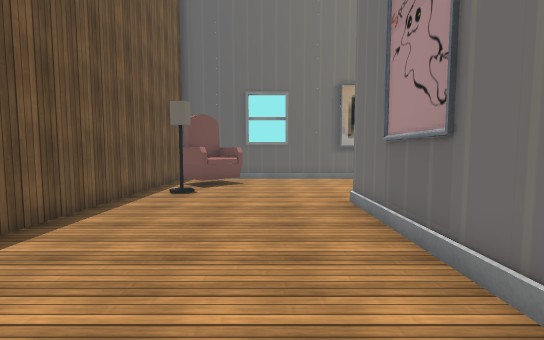
view 1 (above)

16 first-person views from a walk through a scene from a Unity 3-D project. The camera is 1.4 m above the floor, tilts 4° down and sees 90° across. The floor is counted in squares, 1 m on a side. Each view is taken from the middle of a square. On the plan, view 1 faces up. The plan holds only what a view shows up to about 13 squares ahead; the rest is blank. The place goes on beyond the plan. The player character is not drawn. Door leaves are left out, so doorways stand open. Some surface patterns are stand-ins.

view 2
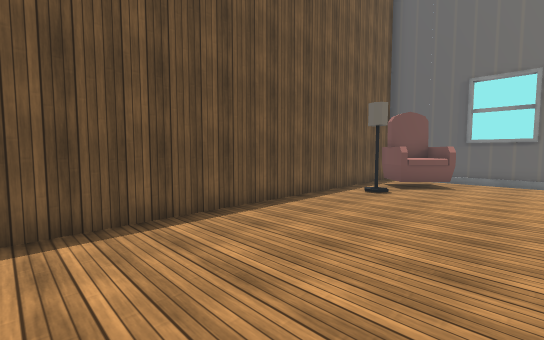

view 3
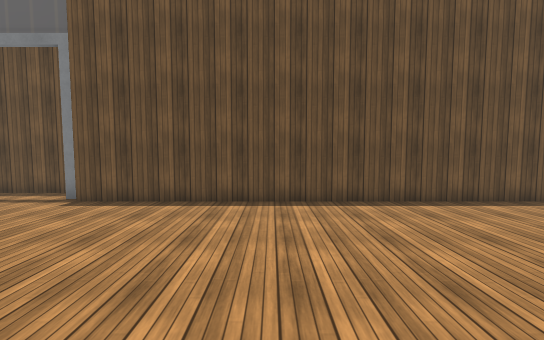

view 4
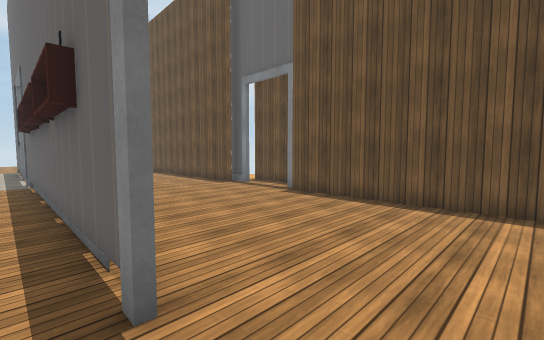

view 5
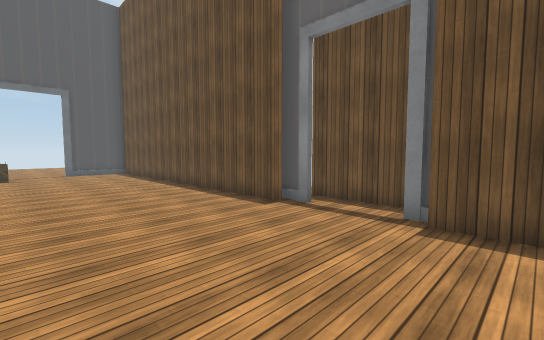

view 6
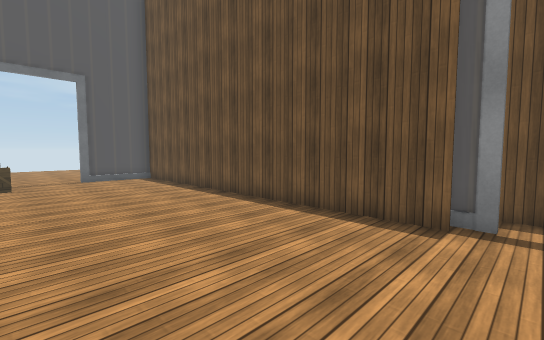

view 7
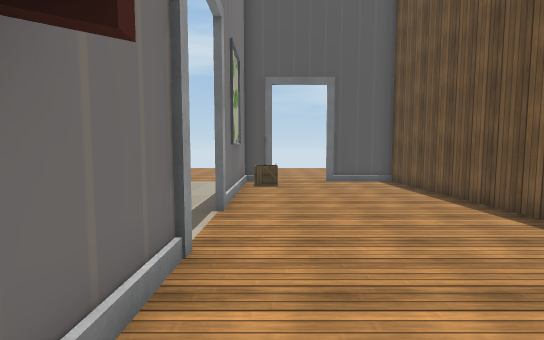

view 8
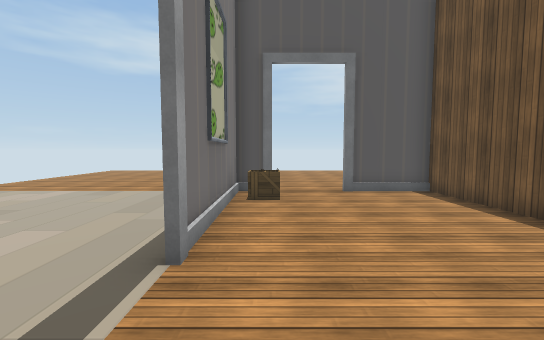

view 9
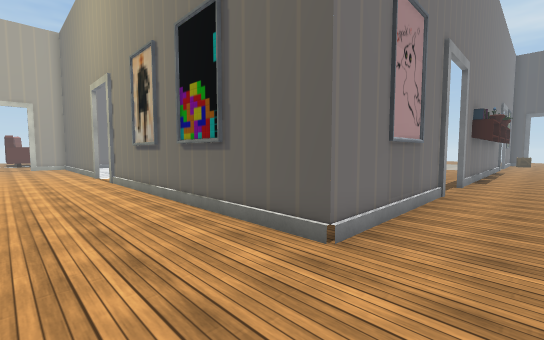

view 10
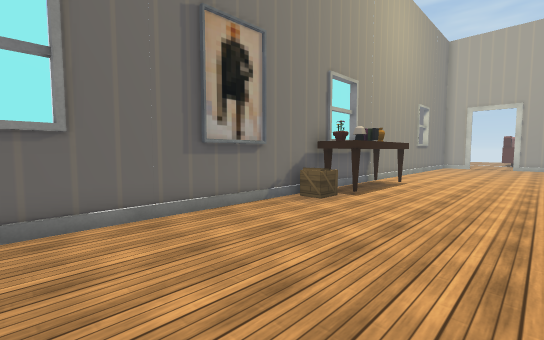

view 11
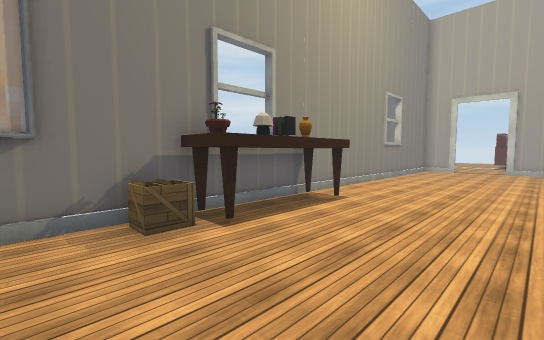

view 12
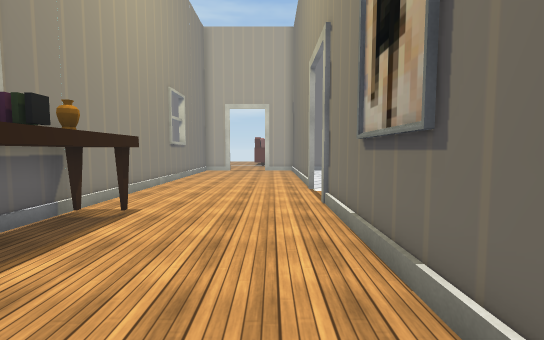

view 13
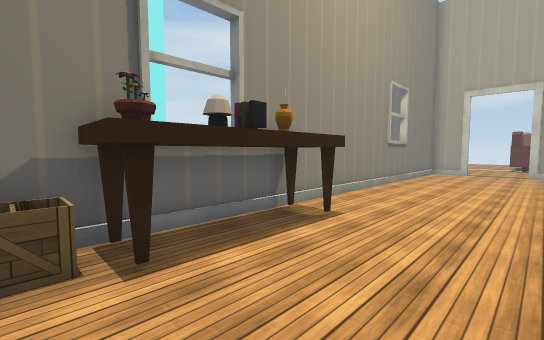

view 14
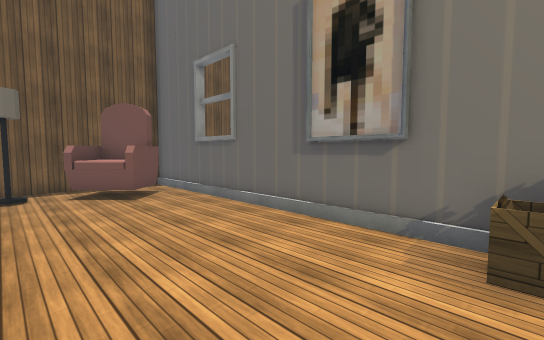

view 15
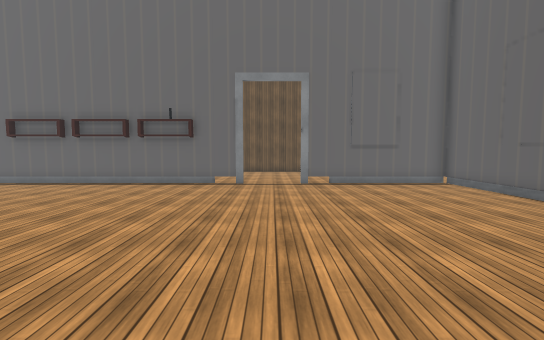

view 16
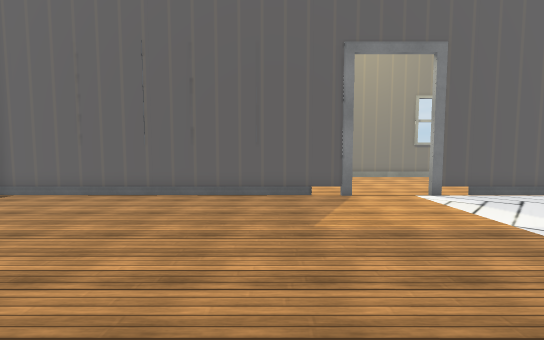

### Floor plan
Points are (right, up) in squares from view 1. A wall is a line through its corners. A room is listed if a view was taken in it or the views show most of it. See-through windows are left out.
Room 1 (views 1, 2, 5, 6, 7, 8, 9, 10, 11, 12, 13, 14)
walls: (2.2, 1.2) (2.2, 7.5) (13.5, 7.5); (2.2, -5.3) (2.2, -1.3); (-4.9, -5.5) (-4.9, -6); (-6, -6.4) (-6, -9.2); (-4.9, -8.4) (-4.9, -9.6); (-4.5, -9) (-4.5, -22.5) (-1.5, -22.5); (2.2, -13.8) (2.2, -11.1); (16.3, 7.5) (18.8, 7.5); (19.5, 13.7) (-4.5, 13.7) (-4.5, -5.5); (0.9, -22.5) (2.2, -22.5) (2.2, -16.1)
ways out: open door at (0, -22.5) to room 2; open door at (2, -15) to room 2; open door at (2, 0) to room 2; open door at (15, 7.5) to room 2
objects: armchair (-4, 10) to (-1, 13); lamp (-3, 9); box (1, -21); box (7, 13) to (8, 13); table (8, 12) to (12, 13)
Room 2 (views 3, 4, 15, 16)
walls: (2.2, -1.1) (2.2, -13.8); (13.6, 7.5) (2.2, 7.5) (2.2, 1.2); (19.5, 7.5) (16, 7.5)
ways out: open door at (0, -22.5) to room 1; open door at (2, -15) to room 1; open door at (2, 0) to room 1; open door at (15, 7.5) to room 1

Positions as (right, up) in squares from view 1, and headings:
1: (0, 0), facing up
2: (1, 0), facing up-left
3: (3, 0), facing left
4: (3, 1), facing down-left
5: (1, -4), facing down-left
6: (1, -8), facing down-left
7: (1, -10), facing down
8: (1, -13), facing down
9: (0, 11), facing down-right
10: (0, 8), facing up-right
11: (5, 8), facing up-right
12: (6, 9), facing right
13: (7, 9), facing up-right
14: (7, 9), facing up-left
15: (14, 0), facing left
16: (11, -1), facing up
